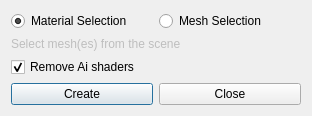
<?xml version="1.0" encoding="UTF-8"?>
<ui version="4.0">
 <class>Dialog</class>
 <widget class="QDialog" name="Dialog">
  <property name="geometry">
   <rect>
    <x>0</x>
    <y>0</y>
    <width>312</width>
    <height>115</height>
   </rect>
  </property>
  <property name="windowTitle">
   <string>AiToAiS</string>
  </property>
  <layout class="QVBoxLayout" name="verticalLayout">
   <item>
    <layout class="QHBoxLayout" name="horizontalLayout">
     <item>
      <widget class="QRadioButton" name="materialButton">
       <property name="toolTip">
        <string>Select mental ray materials to replace with arnold</string>
       </property>
       <property name="text">
        <string>Material Selection</string>
       </property>
       <property name="checked">
        <bool>true</bool>
       </property>
      </widget>
     </item>
     <item>
      <widget class="QRadioButton" name="meshButton">
       <property name="statusTip">
        <string>Select meshes to replace their mental ray with arnold</string>
       </property>
       <property name="text">
        <string>Mesh Selection</string>
       </property>
       <property name="checked">
        <bool>false</bool>
       </property>
      </widget>
     </item>
    </layout>
   </item>
   <item>
    <widget class="QLabel" name="selectionLabel">
     <property name="enabled">
      <bool>false</bool>
     </property>
     <property name="text">
      <string>Select mesh(es) from the scene</string>
     </property>
    </widget>
   </item>
   <item>
    <widget class="QCheckBox" name="removeAiButton">
     <property name="toolTip">
      <string>If checked, the Mi material nodes will be removed from the scene</string>
     </property>
     <property name="text">
      <string>Remove Ai shaders</string>
     </property>
     <property name="checked">
      <bool>true</bool>
     </property>
    </widget>
   </item>
   <item>
    <layout class="QHBoxLayout" name="horizontalLayout_3">
     <item>
      <widget class="QPushButton" name="createButton">
       <property name="text">
        <string>Create</string>
       </property>
      </widget>
     </item>
     <item>
      <widget class="QPushButton" name="closeButton">
       <property name="text">
        <string>Close</string>
       </property>
      </widget>
     </item>
    </layout>
   </item>
  </layout>
 </widget>
 <resources/>
 <connections/>
</ui>
